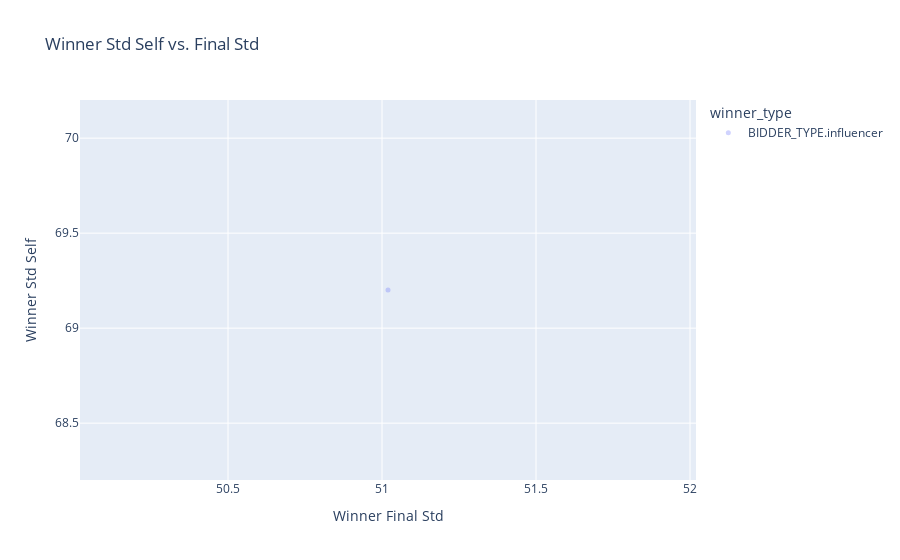

The cell this chart's notebook holds for it:
### Code cell
fig = px.scatter(df, x="winner_std", y="winner_std_self", color="winner_type",
                 opacity=0.3, title='Winner Std Self vs. Final Std')
fig.update_traces(marker_size=5)
fig.update_xaxes(title='Winner Final Std')
fig.update_yaxes(title='Winner Std Self')
fig.show()

### Figure 1 — Plotly figure (JSON) as saved in the notebook; plotly's stock layout.template omitted (floating-point values rounded to 4 significant figures)
{"data": [{"hovertemplate": "winner_type=BIDDER_TYPE.influencer<br>winner_std=%{x}<br>winner_std_self=%{y}<extra></extra>", "legendgroup": "BIDDER_TYPE.influencer", "marker": {"color": "#636efa", "opacity": 0.3, "size": 5, "symbol": "circle"}, "mode": "markers", "name": "BIDDER_TYPE.influencer", "orientation": "v", "showlegend": true, "type": "scatter", "x": [51.02], "xaxis": "x", "y": [69.2], "yaxis": "y"}], "layout": {"legend": {"title": {"text": "winner_type"}, "tracegroupgap": 0}, "title": {"text": "Winner Std Self vs. Final Std"}, "xaxis": {"anchor": "y", "domain": [0, 1], "title": {"text": "Winner Final Std"}}, "yaxis": {"anchor": "x", "domain": [0, 1], "title": {"text": "Winner Std Self"}}}}
